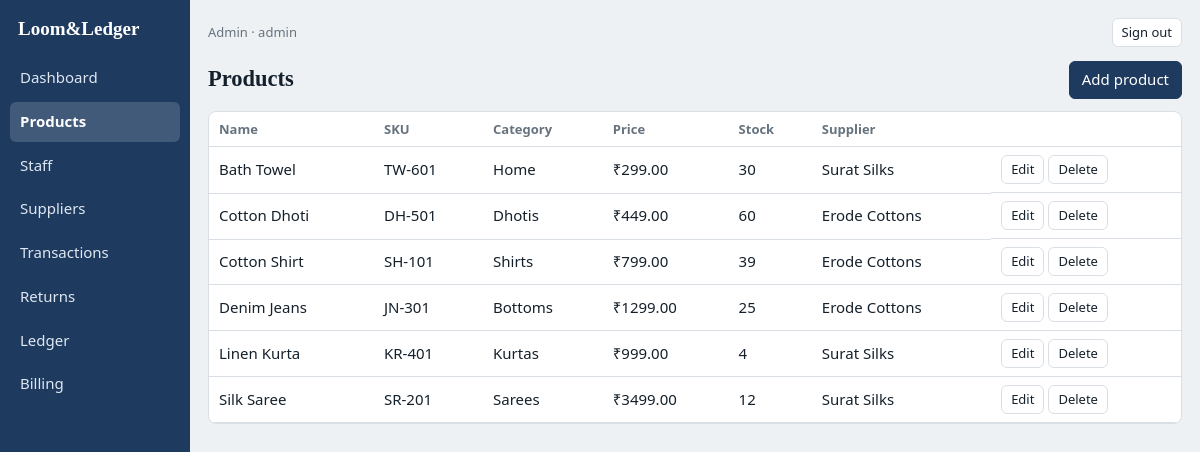
Page /products/ (signed in) on the committed database.
### pos/models.py (models this page shows, shortened)
class User(AbstractUser):
    ADMIN, STAFF = "admin", "staff"
    ROLES = [(STAFF, "Staff"), (ADMIN, "Admin")]
    role = models.CharField(max_length=10, choices=ROLES, default=STAFF)
    class Meta:
        ordering = ["username"]
    @property
    def is_shop_admin(self):
        return self.role == self.ADMIN or self.is_superuser
    @property
    def role_label(self):
        return "admin" if self.is_shop_admin else "staff"
    def display_name(self):
        return self.get_full_name() or self.username

class Product(models.Model):
    name = models.CharField(max_length=120)
    sku = models.CharField("SKU", max_length=40, unique=True)
    category = models.CharField(max_length=80, blank=True)
    price = models.DecimalField(max_digits=10, decimal_places=2, validators=[MinValueValidator(0)])
    stock = models.PositiveIntegerField(default=0)
    supplier = models.ForeignKey(Supplier, null=True, blank=True, on_delete=models.SET_NULL,
                                 related_name="products")
    class Meta:
        ordering = ["name"]

class Supplier(models.Model):
    name = models.CharField(max_length=120)
    phone = models.CharField(max_length=20, blank=True)
    city = models.CharField(max_length=80, blank=True)
    due = models.DecimalField("Amount due", max_digits=12, decimal_places=2, default=0,
                              validators=[MinValueValidator(0)])
    class Meta:
        ordering = ["name"]
    def __str__(self):
        return self.name

### pos/views.py (the view)
    class ListV(AdminMixin, ListView):
        model = _model
        template_name = "pos/crud_list.html"
        def get_context_data(self, **kwargs):
            ctx = super().get_context_data(**kwargs)
            ctx["rows"] = [{
                "cells": [_cell(o, c) for c in columns],
                "edit": reverse(f"pos:{key}_edit", args=[o.pk]),
                "delete": reverse(f"pos:{key}_delete", args=[o.pk]),
            } for o in ctx["object_list"]]
            ctx.update(title=title, singular=singular, headers=[c[0] for c in columns],
                       new_url=reverse(f"pos:{key}_new"))
            return ctx

### pos/context.py (called while the page is built)
def nav(request):
    user = getattr(request, "user", None)
    if not user or not user.is_authenticated:
        return {}
    cur = request.resolver_match.url_name if request.resolver_match else ""
    items = ADMIN_NAV if user.is_shop_admin else STAFF_NAV
    return {"nav": [{"url": reverse(u), "label": l, "on": cur.startswith(p)} for u, l, p in items]}

### pos/views.py (called while the page is built)
def _cell(obj, col):
    v = getattr(obj, col[1])
    if callable(v):
        v = v()
    if v is None:
        return ""
    if len(col) > 2 and col[2] == "money":
        return f"₹{v:.2f}"
    return v

    def test_func(self):
        return self.request.user.is_shop_admin

### pos/templates/pos/crud_list.html
{% extends "pos/base.html" %}
{% block content %}
<div class="hd"><h2>{{ title }}</h2><a class="btn b" href="{{ new_url }}">Add {{ singular|lower }}</a></div>
<div class="tw"><table>
  <tr>{% for h in headers %}<th>{{ h }}</th>{% endfor %}<th></th></tr>
  {% for r in rows %}
  <tr>
    {% for c in r.cells %}<td>{% if c is True %}Yes{% elif c is False %}No{% else %}{{ c }}{% endif %}</td>{% endfor %}
    <td class="ac">
      <a class="btn g" href="{{ r.edit }}">Edit</a>
      <form method="post" action="{{ r.delete }}" onsubmit="return confirm('Delete this {{ singular|lower }}?')">{% csrf_token %}<button class="g">Delete</button></form>
    </td>
  </tr>
  {% empty %}<tr><td colspan="{{ headers|length|add:1 }}" class="mut">Nothing here yet.</td></tr>{% endfor %}
</table></div>
{% endblock %}

### pos/templates/pos/base.html (shortened to what this page needs)
{% load static %}<!doctype html>
<html lang="en"><head><meta charset="utf-8">
<link rel="stylesheet" href="{% static 'pos/app.css' %}">
</head><body>
<div id="app">
  <nav class="np">
    <div class="br">Loom&amp;Ledger</div>
    {% for n in nav %}<a href="{{ n.url }}"{% if n.on %} class="on"{% endif %}>{{ n.label }}</a>{% endfor %}
  </nav>
  <main>
    <div class="top np">
      <span class="mut">{{ user.display_name }} · {{ user.role_label }}</span>
      <form method="post" action="{% url 'logout' %}">{% csrf_token %}<button class="g">Sign out</button></form>
    </div>
    {% block content %}{% endblock %}
  </main>
</div>
</body></html>

### pos/static/pos/app.css (style rules this page uses)
:root { box-sizing:border-box;padding-top:env(safe-area-inset-top,0px);padding-bottom:env(safe-area-inset-bottom,0px);--bg:#eef1f4;--c:#fff;--t:#14202b;--m:#66737f;--a:#1e3a5f;--a2:#c8871e;--b:#d9dfe5;--r:#b3261e;--ok:#1b6e3c }
html { scroll-padding-top:env(safe-area-inset-top,0px) }
* { box-sizing:border-box }
body { margin:0;background:var(--bg);color:var(--t);font:15px/1.45 "Segoe UI",system-ui,sans-serif }
h2,h3 { font-family:Georgia,"Times New Roman",serif;margin:0 }
button,input,select { font:inherit;color:inherit }
button,.btn { cursor:pointer;border:1px solid var(--b);background:var(--c);padding:7px 12px;border-radius:6px;text-decoration:none;color:var(--t);display:inline-block;text-align:center }
.b { background:var(--a);color:#fff;border-color:var(--a) }
.g { padding:4px 9px;font-size:13px }
form { margin:0 }
#app { display:flex;min-height:100vh }
nav { width:190px;background:var(--a);padding:14px 10px;display:flex;flex-direction:column;gap:4px }
nav .br { font:700 19px Georgia,serif;color:#fff;margin:4px 8px 14px }
nav a { color:#dfe8f2;text-decoration:none;padding:9px 10px;border-radius:6px }
nav a.on { background:rgba(255,255,255,.16);color:#fff;font-weight:600 }
main { flex:1;padding:18px;min-width:0 }
.top { display:flex;justify-content:space-between;align-items:center;margin-bottom:14px;gap:8px;flex-wrap:wrap }
.hd { display:flex;justify-content:space-between;align-items:center;margin-bottom:12px }
.tw { overflow-x:auto;background:var(--c);border:1px solid var(--b);border-radius:8px }
table { width:100%;border-collapse:collapse }
th,td { padding:8px 10px;text-align:left;border-bottom:1px solid var(--b);white-space:nowrap }
th { color:var(--m);font-weight:600;font-size:13px }
.ac { display:flex;gap:4px;align-items:center }
.mut { color:var(--m);font-size:13px }

### rows in the picture
User: display_name "Admin", role_label "admin"
Product: cells "Bath Towel" "TW-601" "Home"
Supplier: name "Surat Silks"
Product: cells "Cotton Dhoti" "DH-501" "Dhotis"
Supplier: name "Erode Cottons"
Product: cells "Cotton Shirt" "SH-101" "Shirts"
Product: cells "Denim Jeans" "JN-301" "Bottoms"
Product: cells "Linen Kurta" "KR-401" "Kurtas"
Product: cells "Silk Saree" "SR-201" "Sarees"

### other values in the picture
{{ n.label }} "Dashboard" "Products" "Staff" "Suppliers" "Transactions" "Returns" "Ledger" "Billing"
{{ title }} "Products"
{{ singular|lower }} "product"
{{ h }} "Name" "SKU" "Category" "Price" "Stock" "Supplier"
{{ c }} "₹299.00" "30" "₹449.00" "60" "₹799.00" "39" "₹1299.00" "25" "₹999.00" "4" "₹3499.00" "12"
